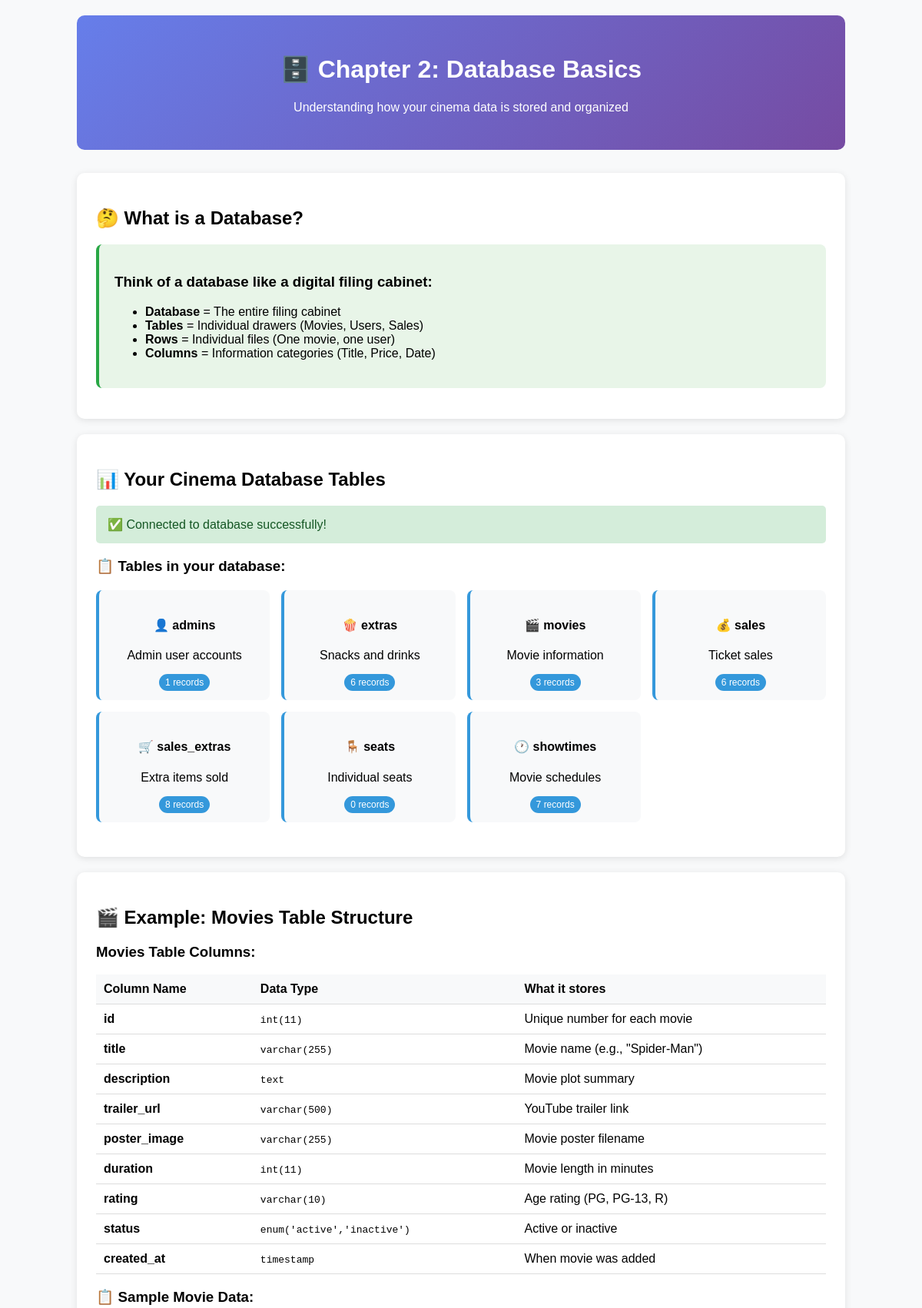
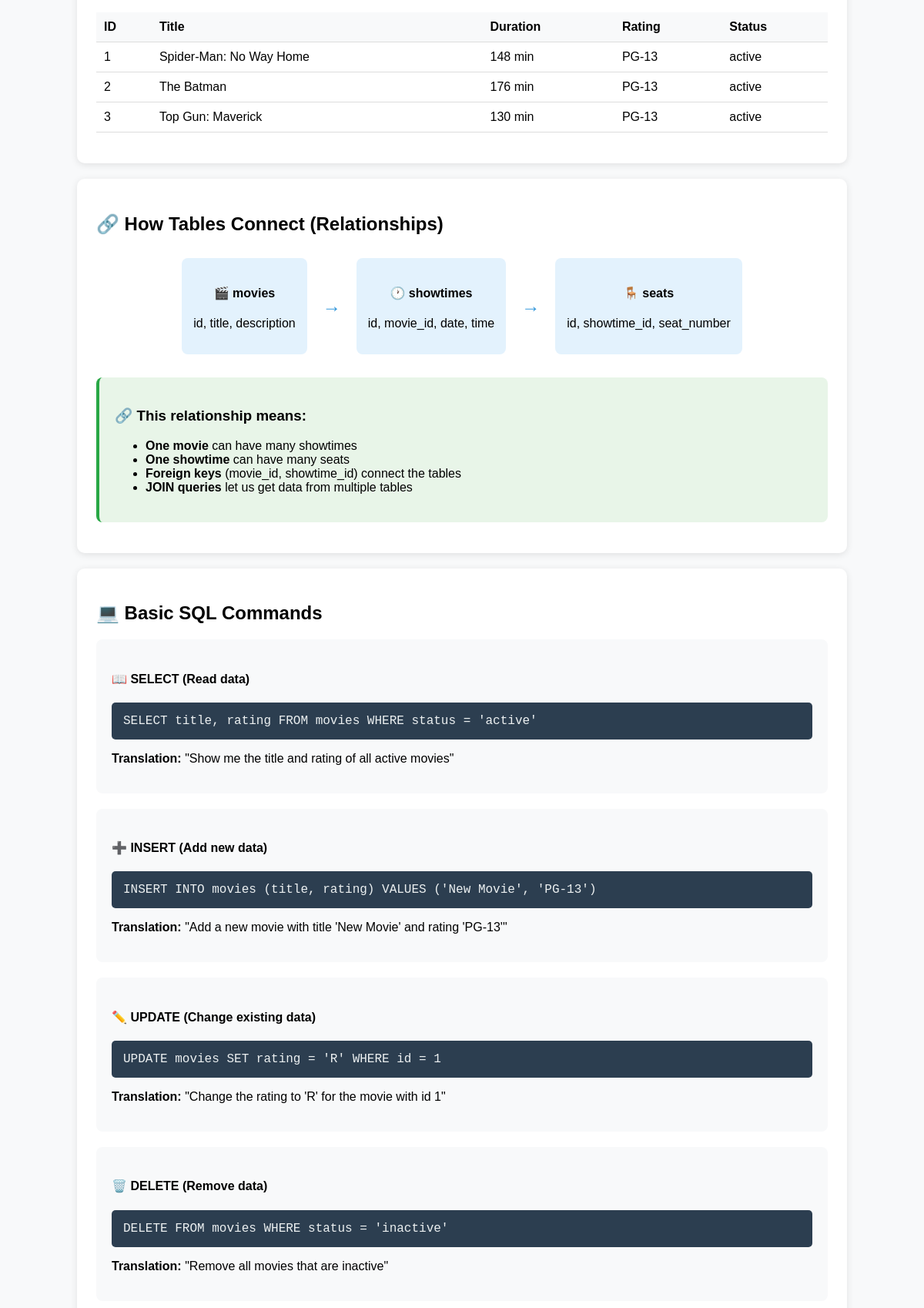
/tutorial/02-database/database-intro.php (upper part), run on the app's committed database (2 pictures, top to bottom).
### tables this page shows
CREATE TABLE movies (
    id INT PRIMARY KEY AUTO_INCREMENT,
    title VARCHAR(255) NOT NULL,
    description TEXT,
    trailer_url VARCHAR(500),
    poster_image VARCHAR(255),
    duration INT,  
    rating VARCHAR(10),
    status ENUM('active', 'inactive') DEFAULT 'active',
    created_at TIMESTAMP DEFAULT CURRENT_TIMESTAMP
);

### tutorial/02-database/database-intro.php (the view, shortened to what this page needs)
<!DOCTYPE html>
<html lang="en">
<head>
</head>
<body>
    <div class="container">
        <div class="header">
            <h1>🗄️ Chapter 2: Database Basics</h1>
            <p>Understanding how your cinema data is stored and organized</p>
        </div>
        <div class="section">
            <h2>🤔 What is a Database?</h2>
            <div class="concept-box">
                <h3>Think of a database like a digital filing cabinet:</h3>
                <ul>
                    <li><strong>Database</strong> = The entire filing cabinet</li>
                    <li><strong>Tables</strong> = Individual drawers (Movies, Users, Sales)</li>
                    <li><strong>Rows</strong> = Individual files (One movie, one user)</li>
                    <li><strong>Columns</strong> = Information categories (Title, Price, Date)</li>
                </ul>
            </div>
        </div>
        <div class="section">
            <h2>📊 Your Cinema Database Tables</h2>
            <?php
            try {
                $pdo = getDBConnection();
                echo "<div class='success-box'>✅ Connected to database successfully!</div>";
                $stmt = $pdo->query("SHOW TABLES");
                $tables = $stmt->fetchAll(PDO::FETCH_COLUMN);
                echo "<h3>📋 Tables in your database:</h3>";
                echo "<div class='table-grid'>";
                foreach ($tables as $table) {
                    $stmt = $pdo->query("SELECT COUNT(*) as count FROM $table");
                    $count = $stmt->fetch()['count'];
                    $icons = [
                        'admins' => '👤',
                        'movies' => '🎬',
                        'showtimes' => '🕐',
                        'seats' => '🪑',
                        'extras' => '🍿',
                        'sales' => '💰',
                        'sales_extras' => '🛒'
                    ];
                    $descriptions = [
                        'admins' => 'Admin user accounts',
                        'movies' => 'Movie information',
                        'showtimes' => 'Movie schedules',
                        'seats' => 'Individual seats',
                        'extras' => 'Snacks and drinks',
                        'sales' => 'Ticket sales',
                        'sales_extras' => 'Extra items sold'
                    ];
                    echo "<div class='table-card'>";
                    echo "<h4>" . ($icons[$table] ?? '📄') . " $table</h4>";
                    echo "<p>" . ($descriptions[$table] ?? 'Data table') . "</p>";
                    echo "<span class='count'>$count records</span>";
                    echo "</div>";
                }
                echo "</div>";
            } catch (PDOException $e) {
                echo "<div class='error-box'>❌ Database connection failed: " . $e->getMessage() . "</div>";
            }
            ?>
        </div>
        <div class="section">
            <h2>🎬 Example: Movies Table Structure</h2>
            <?php
            try {
                $stmt = $pdo->query("DESCRIBE movies");
                $columns = $stmt->fetchAll();
                echo "<div class='table-structure'>";
                echo "<h3>Movies Table Columns:</h3>";
                echo "<table class='structure-table'>";
                echo "<tr><th>Column Name</th><th>Data Type</th><th>What it stores</th></tr>";
                $explanations = [
                    'id' => 'Unique number for each movie',
                    'title' => 'Movie name (e.g., "Spider-Man")',
                    'description' => 'Movie plot summary',
                    'trailer_url' => 'YouTube trailer link',
                    'poster_image' => 'Movie poster filename',
                    'duration' => 'Movie length in minutes',
                    'rating' => 'Age rating (PG, PG-13, R)',
                    'status' => 'Active or inactive',
                    'created_at' => 'When movie was added'
                ];
                foreach ($columns as $column) {
                    echo "<tr>";
                    echo "<td><strong>" . $column['Field'] . "</strong></td>";
                    echo "<td><code>" . $column['Type'] . "</code></td>";
                    echo "<td>" . ($explanations[$column['Field']] ?? 'Data field') . "</td>";
                    echo "</tr>";
                }
                echo "</table>";
                echo "</div>";
                $stmt = $pdo->query("SELECT id, title, duration, rating, status FROM movies LIMIT 3");
                $movies = $stmt->fetchAll();
                if ($movies) {
                    echo "<h3>📋 Sample Movie Data:</h3>";
                    echo "<table class='data-table'>";
                    echo "<tr><th>ID</th><th>Title</th><th>Duration</th><th>Rating</th><th>Status</th></tr>";
                    foreach ($movies as $movie) {
                        echo "<tr>";
                        echo "<td>" . $movie['id'] . "</td>";
                        echo "<td>" . htmlspecialchars($movie['title']) . "</td>";
                        echo "<td>" . $movie['duration'] . " min</td>";
                        echo "<td>" . $movie['rating'] . "</td>";
                        echo "<td>" . $movie['status'] . "</td>";
                        echo "</tr>";
                    }
                    echo "</table>";
                }
            } catch (PDOException $e) {
                echo "<div class='error-box'>Error loading table structure</div>";
            }
            ?>
        </div>
        <div class="section">
            <h2>🔗 How Tables Connect (Relationships)</h2>
            <div class="relationship-diagram">
                <div class="table-box">
                    <h4>🎬 movies</h4>
                    <p>id, title, description</p>
                </div>
                <div class="arrow-right">→</div>
                <div class="table-box">
                    <h4>🕐 showtimes</h4>
                    <p>id, movie_id, date, time</p>
                </div>
                <div class="arrow-right">→</div>
                <div class="table-box">
                    <h4>🪑 seats</h4>
                    <p>id, showtime_id, seat_number</p>
                </div>
            </div>
            <div class="concept-box">
                <h3>🔗 This relationship means:</h3>
                <ul>
                    <li><strong>One movie</strong> can have many showtimes</li>
                    <li><strong>One showtime</strong> can have many seats</li>
                    <li><strong>Foreign keys</strong> (movie_id, showtime_id) connect the tables</li>
                    <li><strong>JOIN queries</strong> let us get data from multiple tables</li>
                </ul>
            </div>
        </div>
        <div class="section">
            <h2>💻 Basic SQL Commands</h2>
            <div class="sql-examples">
                <div class="sql-example">
                    <h4>📖 SELECT (Read data)</h4>
                    <div class="code-block">SELECT title, rating FROM movies WHERE status = 'active'</div>
                    <p><strong>Translation:</strong> "Show me the title and rating of all active movies"</p>
                </div>
                <div class="sql-example">
                    <h4>➕ INSERT (Add new data)</h4>
                    <div class="code-block">INSERT INTO movies (title, rating) VALUES ('New Movie', 'PG-13')</div>
                    <p><strong>Translation:</strong> "Add a new movie with title 'New Movie' and rating 'PG-13'"</p>
                </div>
                <div class="sql-example">
                    <h4>✏️ UPDATE (Change existing data)</h4>
                    <div class="code-block">UPDATE movies SET rating = 'R' WHERE id = 1</div>
                    <p><strong>Translation:</strong> "Change the rating to 'R' for the movie with id 1"</p>
                </div>
                <div class="sql-example">
                    <h4>🗑️ DELETE (Remove data)</h4>
                    <div class="code-block">DELETE FROM movies WHERE status = 'inactive'</div>
                    <p><strong>Translation:</strong> "Remove all movies that are inactive"</p>
                </div>
            </div>
        </div>
    </div>
</body>
</html>

### tutorial/02-database/database-intro.php (style rules this page uses)
body { font-family: Arial, sans-serif; margin: 0; padding: 20px; background: #f8f9fa; }
.container { max-width: 1000px; margin: 0 auto; }
.header { background: linear-gradient(135deg, #667eea 0%, #764ba2 100%); color: white; padding: 30px; border-radius: 10px; text-align: center; margin-bottom: 30px; }
.section { background: white; padding: 25px; margin: 20px 0; border-radius: 10px; box-shadow: 0 2px 10px rgba(0,0,0,0.1); }
.concept-box { background: #e8f5e8; padding: 20px; border-radius: 8px; margin: 15px 0; border-left: 4px solid #28a745; }
.success-box { background: #d4edda; color: #155724; padding: 15px; border-radius: 5px; margin: 10px 0; }
.table-grid { display: grid; grid-template-columns: repeat(auto-fit, minmax(200px, 1fr)); gap: 15px; margin: 20px 0; }
.table-card { background: #f8f9fa; padding: 15px; border-radius: 8px; text-align: center; border-left: 4px solid #3498db; }
.count { background: #3498db; color: white; padding: 4px 8px; border-radius: 12px; font-size: 12px; }
.structure-table, .data-table { width: 100%; border-collapse: collapse; margin: 15px 0; }
.structure-table th, .structure-table td, .data-table th, .data-table td { padding: 10px; text-align: left; border-bottom: 1px solid #ddd; }
.structure-table th, .data-table th { background: #f8f9fa; font-weight: bold; }
.relationship-diagram { display: flex; align-items: center; justify-content: center; flex-wrap: wrap; margin: 20px 0; }
.table-box { background: #e3f2fd; padding: 15px; border-radius: 8px; margin: 10px; text-align: center; }
.arrow-right { font-size: 24px; color: #3498db; margin: 0 10px; }
.sql-examples { display: grid; gap: 20px; }
.sql-example { background: #f8f9fa; padding: 20px; border-radius: 8px; }
.code-block { background: #2c3e50; color: #ecf0f1; padding: 15px; border-radius: 5px; font-family: 'Courier New', monospace; margin: 10px 0; }

### data on the page
movies: id "1", title "Spider-Man: No Way Home", duration "148", rating "PG-13", status "active"
movies: id "2", title "The Batman", duration "176", rating "PG-13", status "active"
movies: id "3", title "Top Gun: Maverick", duration "130", rating "PG-13", status "active"

### other printed values
$icons[$table] "👤"
$table "admins"
$descriptions[$table] "Admin user accounts"
$count "1"
$icons[$table] "🍿"
$table "extras"
$descriptions[$table] "Snacks and drinks"
$count "6"
$icons[$table] "🎬"
$table "movies"
$descriptions[$table] "Movie information"
$count "3"
$icons[$table] "💰"
$table "sales"
$descriptions[$table] "Ticket sales"
